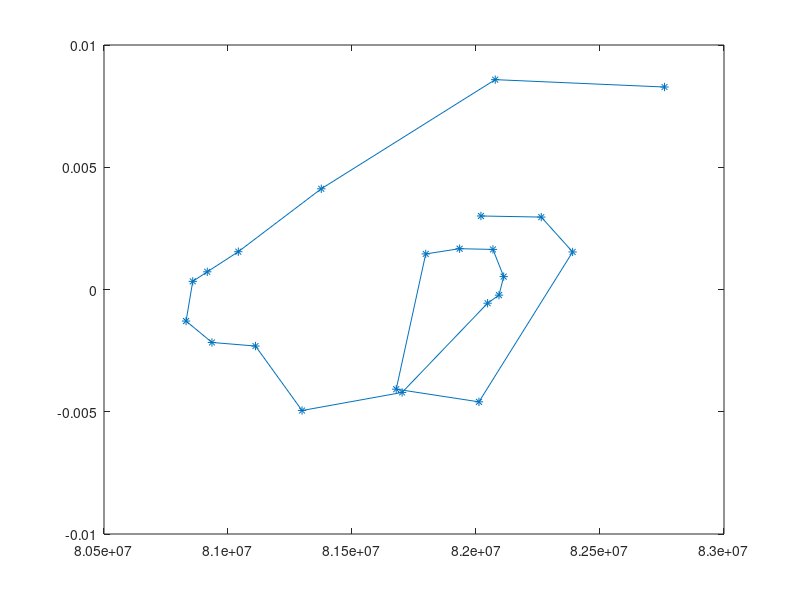

MATLAB code for this plot: (Note: this script raises an error after producing the figure.)
% Step 0: Clearing

clear all;
close all;
clc;

% Step 1: Load world data

pkg load statistics;

fid = fopen('Example03-Germany-Population.csv', 'r');
C   = textscan(fid,'%f32 %f32', 'delimiter', ';');
fclose(fid);

world_year  = cell2mat(C(1));
world_pop   = cell2mat(C(2));

start_ind   = find(world_year==1994);
end_ind     = find(world_year==2016);

% Step 2: Definition of World's population data points

time_int = 1;
year     = [world_year(start_ind):time_int:world_year(end_ind)]';
x        = [0:time_int:(world_year(end_ind)-world_year(start_ind))]';
y        = world_pop(start_ind:time_int:end_ind);  %[5.47 5.81 6.144 6.471 6.801 7.141 7.492]';

% Step 3: Computation of k in dependence of y

k    = (1/time_int).*(log(y(2:1:end)./y(1:1:(end-1)))); %(1./x(2:1:end)).*log(y(2:1:end)/y(1));

figure(1)
plot(y(2:1:end),k,'marker','*')

% Step 4: Spline interpolation

y_spl = y(2:1:end);
k_spl = k(1:1:end);
n = (length(y_spl) - 1);
h = zeros(n,1);
h = diff(y_spl);

[A B] = linear_spline_natural(y_spl,k_spl,n,h);

lin_spl      = cell(n,1);
lin_spl_diff = cell(n,1);

for j = 1:1:n
  lin_spl{j}      = @(z) A(j)*z + B(j);
  lin_spl_diff{j} = @(z) A(j);
endfor

m = 50;
figure(2)
for j = 1:1:n
  plot(y_spl(j):h(j)/m:y_spl(j+1),lin_spl{j}(y_spl(j):h(j)/m:y_spl(j+1)),'color','blue','linewidth',1)
  hold on
  plot(y_spl(j),k_spl(j),'marker','*','color','blue')
  hold on
  number = 1994 + time_int*j;
  title('Example 1 - Dependence of k on P (Linear spline)','fontsize',14);
  xlabel('Population P','fontsize',10);
  ylabel('k(P)','fontsize',10);
endfor
  plot(y_spl(end),k_spl(end),'marker','*','color','blue')

% Step 5: Implicit Eulerian Time-Stepping Method

h_eul    = 0.03125;
x_eul    = [0:h_eul:x(end-1)+3*time_int]';
y_eul    = zeros(length(x_eul),1);
y_eul(1) = y(3);

N          = 20;
y_zeros    = zeros(N+1,1);
y_zeros(1) = y_eul(1);

m = 1;
for l = 1:1:(length(x_eul)-1)
    if (x_eul(l) < x(m+1))
      for p = 1:1:N
        y_zeros(p+1) = y_zeros(p) - (h_eul*lin_spl{m}(y_zeros(p))*y_zeros(p)+y_eul(l)-y_zeros(p))/(h_eul*(lin_spl{m}(y_zeros(p))+y_zeros(p)*lin_spl_diff{m}(y_zeros(p)))-1);
      endfor
      y_eul(l+1) = y_zeros(end);
      y_zeros(1) = y_eul(l+1);
    elseif ((x_eul(l) >= x(m+1)) & (m < length(lin_spl)))%(m < length(cub_spl)))
      m          = m+1;
      for p = 1:1:N
        y_zeros(p+1) = y_zeros(p) - (h_eul*lin_spl{m}(y_zeros(p))*y_zeros(p)+y_eul(l)-y_zeros(p))/(h_eul*(lin_spl{m}(y_zeros(p))+y_zeros(p)*lin_spl_diff{m}(y_zeros(p)))-1);
      endfor
      y_eul(l+1) = y_zeros(end);
      y_zeros(1) = y_eul(l+1);
    else
      for p = 1:1:N
        y_zeros(p+1) = y_zeros(p) - (h_eul*lin_spl{length(lin_spl)}(y_zeros(p))*y_zeros(p)+y_eul(l)-y_zeros(p))/(h_eul*(lin_spl{length(lin_spl)}(y_zeros(p))+y_zeros(p)*lin_spl_diff{length(lin_spl_diff)}(y_zeros(p)))-1);
      endfor
      y_eul(l+1) = y_zeros(end);
      y_zeros(1) = y_eul(l+1);
    endif
endfor

figure(3)
plot(x(3:1:end)-2*time_int,y(3:1:end),'marker','+','color','black','linewidth',1)
hold on
plot(x_eul,y_eul,'color','red','linewidth',1)
hold on
title('Example 1 - Total World Population (Linear spline)','fontsize',14);
legend({'Data used','Calculation'},'location','northwest','fontsize',10);
xlabel('Time (Year)','fontsize',10);
ylabel('Total World Population','fontsize',10);
xticks([0:time_int:28]);
xticklabels({'1996','1998','2000','2002','2004','2006','2008','2010','2012','2014','2016','2018','2020','2022','2024'});

% Step 6: Relative Error Plot

y_pop = world_pop(start_ind+2*time_int:time_int:end);

err_rel = abs(y_pop-y_eul(1:time_int/h_eul:end))./y_pop;

figure(4)
plot([0:time_int:x(end)+2*time_int]',err_rel,'marker','*','color','blue','linewidth',1);
hold on
title('Example 1 - Relative Error (Linear spline)','fontsize',14);
xlabel('Time (Year)','fontsize',10);
ylabel('Relative Error','fontsize',10);
xticks([0:time_int:28]);
xticklabels({'1996','1998','2000','2002','2004','2006','2008','2010','2012','2014','2016','2018','2020','2022','2024'});
yticks([0:0.0025:0.0125]);
yticklabels({'0%','0.25%','0.5%','0.75%','1%','1.25%'});

% Step 7: Figure of Allee Threshold/Carrying Capacity

at_cc_thresholds = -B./A;

figure(5)
for j = 1:1:length(at_cc_thresholds)
  plot([time_int*j-time_int:0.1:time_int*j]',at_cc_thresholds(j)*ones(length([time_int*j-time_int:0.1:time_int*j]),1),'color','blue','linewidth',1);
  hold on
endfor
title('Example 1 - Time-varying thresholds (Linear spline)','fontsize',14);
xlabel('Time (Year)','fontsize',10);
ylabel('Threshold size','fontsize',10);
xticks([0:time_int:20]);
xticklabels({'1996','1998','2000','2002','2004','2006','2008','2010','2012','2014','2016'});

##figure(3)
##plot(x_new,y_new,'marker','+','color','black','linewidth',1);
##hold on
##plot(x_eul,y_eul,'marker','*','color','red','linewidth',1);
##hold on
##title('Example 2 - Total Population of Japan (Linear spline)','fontsize',14);
##legend({'Data','Calculation'},'location','northeast','fontsize',10)
##xlabel('Time (Year)','fontsize',10);
##ylabel('Total Population of Japan (In Billions)','fontsize',10);
##xticks([0:4:28]);
##xticklabels({'1996','2000','2004','2008','2012','2016','2020','2024'});
##
##% Step 5: Relative Error Plot
##
##y_pop   = [125.178 125.757 126.400 126.843 127.445 127.761 127.854 128.063 128.070 127.629 127.276 127.076 126.811 126.261 125.125 123.975]';
##
##err_rel = abs(y_pop-y_eul(1:4/h_eul:end))./y_pop;
##
##figure(4)
##plot([0:2:32]',err_rel,'marker','*','color','blue','linewidth',1)
##hold on
##title('Example 2 - Relative Error (Linear spline)','fontsize',14);
##xlabel('Time (Year)','fontsize',10);
##ylabel('Relative Error','fontsize',10);
##xticks([0:4:32]);
##xticklabels({'1996','2000','2004','2008','2012','2016','2020','2024'});
##yticks([0:0.03:0.24]);
##yticklabels({'0%','3%','6%','9%','12%','15%','18%','21%','24%'});
##
##figure(5)
##plot([123:1:130]',lin_spl{4}([123:1:130]'))
